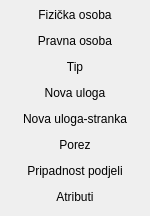
             <widget class="QWidget" name="pageStranka">
              <property name="geometry">
               <rect>
                <x>0</x>
                <y>0</y>
                <width>150</width>
                <height>216</height>
               </rect>
              </property>
              <property name="sizePolicy">
               <sizepolicy hsizetype="Preferred" vsizetype="MinimumExpanding">
                <horstretch>0</horstretch>
                <verstretch>0</verstretch>
               </sizepolicy>
              </property>
              <attribute name="label">
               <string>Stranka</string>
              </attribute>
              <layout class="QVBoxLayout" name="verticalLayout_11">
               <property name="spacing">
                <number>0</number>
               </property>
               <property name="margin">
                <number>0</number>
               </property>
               <item>
                <widget class="QPushButton" name="btnFizickaOsoba">
                 <property name="text">
                  <string>Fizička osoba</string>
                 </property>
                 <property name="flat">
                  <bool>true</bool>
                 </property>
                </widget>
               </item>
               <item>
                <widget class="QPushButton" name="btnPravnaOsoba">
                 <property name="text">
                  <string>Pravna osoba</string>
                 </property>
                 <property name="checkable">
                  <bool>false</bool>
                 </property>
                 <property name="checked">
                  <bool>false</bool>
                 </property>
                 <property name="autoRepeat">
                  <bool>false</bool>
                 </property>
                 <property name="autoExclusive">
                  <bool>false</bool>
                 </property>
                 <property name="flat">
                  <bool>true</bool>
                 </property>
                </widget>
               </item>
               <item>
                <widget class="QPushButton" name="btnTiStranke">
                 <property name="inputMethodHints">
                  <set>Qt::ImhNone</set>
                 </property>
                 <property name="text">
                  <string>Tip</string>
                 </property>
                 <property name="flat">
                  <bool>true</bool>
                 </property>
                </widget>
               </item>
               <item>
                <widget class="QPushButton" name="btnNovaUloga">
                 <property name="text">
                  <string>Nova uloga</string>
                 </property>
                 <property name="flat">
                  <bool>true</bool>
                 </property>
                </widget>
               </item>
               <item>
                <widget class="QPushButton" name="btnNovaUlogaStranka">
                 <property name="text">
                  <string>Nova uloga-stranka</string>
                 </property>
                 <property name="flat">
                  <bool>true</bool>
                 </property>
                </widget>
               </item>
               <item>
                <widget class="QPushButton" name="btnPorez">
                 <property name="text">
                  <string>Porez</string>
                 </property>
                 <property name="flat">
                  <bool>true</bool>
                 </property>
                </widget>
               </item>
               <item>
                <widget class="QPushButton" name="btnPripadnostPodjeli">
                 <property name="text">
                  <string>Pripadnost podjeli</string>
                 </property>
                 <property name="flat">
                  <bool>true</bool>
                 </property>
                </widget>
               </item>
               <item>
                <widget class="QPushButton" name="btnStrankaAtributi">
                 <property name="text">
                  <string>Atributi</string>
                 </property>
                 <property name="flat">
                  <bool>true</bool>
                 </property>
                </widget>
               </item>
              </layout>
             </widget>
